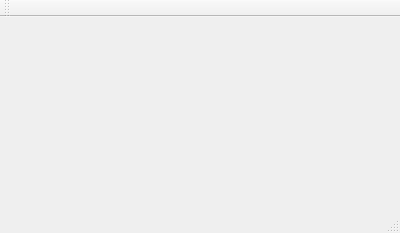
<?xml version="1.0" encoding="UTF-8"?>
<ui version="4.0">
 <class>MainWindow</class>
 <widget class="QMainWindow" name="MainWindow">
  <property name="geometry">
   <rect>
    <x>0</x>
    <y>0</y>
    <width>400</width>
    <height>233</height>
   </rect>
  </property>
  <property name="windowTitle">
   <string>MainWindow</string>
  </property>
  <widget class="QWidget" name="centralWidget"/>
  <widget class="QMenuBar" name="menuBar">
   <property name="geometry">
    <rect>
     <x>0</x>
     <y>0</y>
     <width>400</width>
     <height>21</height>
    </rect>
   </property>
  </widget>
  <widget class="QToolBar" name="mainToolBar">
   <attribute name="toolBarArea">
    <enum>TopToolBarArea</enum>
   </attribute>
   <attribute name="toolBarBreak">
    <bool>false</bool>
   </attribute>
  </widget>
  <widget class="QStatusBar" name="statusBar"/>
 </widget>
 <layoutdefault spacing="6" margin="11"/>
 <resources/>
 <connections/>
</ui>
